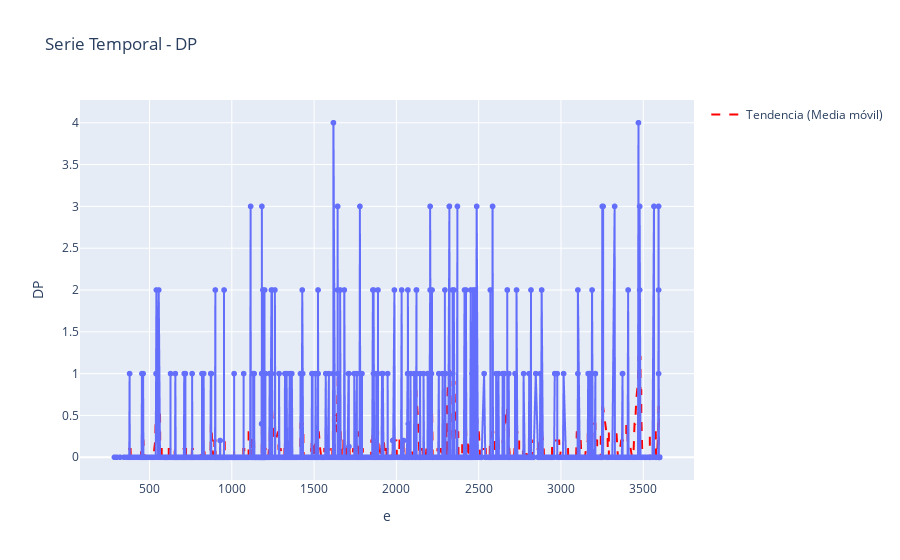

Notebook code for this chart:
### Markdown cell above
### 3.3 Líneas

### Code cell
visualization.plot_interactive_line_timeseries(datos_imputados, x_column='e', y_column='DP')

### Figure 1 — Plotly figure (JSON) as saved in the notebook; plotly's stock layout.template omitted (floating-point values rounded to 4 significant figures; data arrays with more than 128 entries replaced by an {"elided": "..."} marker saying what was removed)
{"data": [{"customdata": {"elided": "2129x38 mixed values"}, "hovertemplate": "e=%{x}<br>DP=%{y}<br>FileName=%{customdata[0]}<br>Date=%{customdata[1]}<br>SegFile=%{customdata[2]}<br>b=%{customdata[3]}<br>LBE=%{customdata[4]}<br>LB=%{customdata[5]}<br>AC=%{customdata[6]}<br>FM=%{customdata[7]}<br>UC=%{customdata[8]}<br>ASTV=%{customdata[9]}<br>MSTV=%{customdata[10]}<br>ALTV=%{customdata[11]}<br>MLTV=%{customdata[12]}<br>DL=%{customdata[13]}<br>DS=%{customdata[14]}<br>DR=%{customdata[15]}<br>Width=%{customdata[16]}<br>Min=%{customdata[17]}<br>Max=%{customdata[18]}<br>Nmax=%{customdata[19]}<br>Nzeros=%{customdata[20]}<br>Mode=%{customdata[21]}<br>Mean=%{customdata[22]}<br>Median=%{customdata[23]}<br>Variance=%{customdata[24]}<br>Tendency=%{customdata[25]}<br>A=%{customdata[26]}<br>B=%{customdata[27]}<br>C=%{customdata[28]}<br>D=%{customdata[29]}<br>E=%{customdata[30]}<br>AD=%{customdata[31]}<br>DE=%{customdata[32]}<br>LD=%{customdata[33]}<br>FS=%{customdata[34]}<br>SUSP=%{customdata[35]}<br>CLASS=%{customdata[36]}<br>NSP=%{customdata[37]}<extra></extra>", "legendgroup": "", "line": {"color": "#636efa", "dash": "solid"}, "marker": {"symbol": "circle"}, "mode": "lines+markers", "name": "", "showlegend": false, "type": "scattergl", "x": {"elided": "2129 float values"}, "xaxis": "x", "y": {"elided": "2129 float values"}, "yaxis": "y"}, {"line": {"color": "red", "dash": "dash", "width": 2}, "mode": "lines", "name": "Tendencia (Media móvil)", "type": "scatter", "x": {"elided": "2129 float values"}, "y": {"elided": "2129 float values"}}], "layout": {"legend": {"tracegroupgap": 0}, "title": {"text": "Serie Temporal - DP"}, "xaxis": {"anchor": "y", "domain": [0, 1], "title": {"text": "e"}}, "yaxis": {"anchor": "x", "domain": [0, 1], "title": {"text": "DP"}}}}
